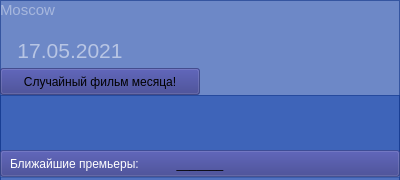
<?xml version="1.0" encoding="UTF-8"?>
<ui version="4.0">
 <class>Form</class>
 <widget class="QWidget" name="Form">
  <property name="geometry">
   <rect>
    <x>0</x>
    <y>0</y>
    <width>400</width>
    <height>180</height>
   </rect>
  </property>
  <property name="minimumSize">
   <size>
    <width>400</width>
    <height>180</height>
   </size>
  </property>
  <property name="maximumSize">
   <size>
    <width>400</width>
    <height>508</height>
   </size>
  </property>
  <property name="windowTitle">
   <string>Form</string>
  </property>
  <property name="styleSheet">
   <string notr="true"/>
  </property>
  <widget class="QLabel" name="l_city">
   <property name="geometry">
    <rect>
     <x>0</x>
     <y>0</y>
     <width>300</width>
     <height>20</height>
    </rect>
   </property>
   <property name="minimumSize">
    <size>
     <width>300</width>
     <height>20</height>
    </size>
   </property>
   <property name="maximumSize">
    <size>
     <width>300</width>
     <height>20</height>
    </size>
   </property>
   <property name="font">
    <font>
     <family>Arial</family>
     <pointsize>11</pointsize>
     <weight>50</weight>
     <italic>false</italic>
     <bold>false</bold>
     <underline>false</underline>
     <strikeout>false</strikeout>
    </font>
   </property>
   <property name="styleSheet">
    <string notr="true">color: rgba(255, 255, 255, 100);</string>
   </property>
   <property name="text">
    <string>Moscow</string>
   </property>
   <property name="alignment">
    <set>Qt::AlignLeading|Qt::AlignLeft|Qt::AlignVCenter</set>
   </property>
   <property name="margin">
    <number>1</number>
   </property>
   <property name="indent">
    <number>0</number>
   </property>
  </widget>
  <widget class="QPushButton" name="btn_main">
   <property name="geometry">
    <rect>
     <x>0</x>
     <y>150</y>
     <width>400</width>
     <height>27</height>
    </rect>
   </property>
   <property name="minimumSize">
    <size>
     <width>400</width>
     <height>27</height>
    </size>
   </property>
   <property name="maximumSize">
    <size>
     <width>400</width>
     <height>27</height>
    </size>
   </property>
   <property name="cursor">
    <cursorShape>SizeVerCursor</cursorShape>
   </property>
   <property name="styleSheet">
    <string notr="true">background-color: rgb(47, 52, 133,100);</string>
   </property>
   <property name="text">
    <string>_______</string>
   </property>
  </widget>
  <widget class="QLabel" name="l_data">
   <property name="geometry">
    <rect>
     <x>0</x>
     <y>20</y>
     <width>140</width>
     <height>60</height>
    </rect>
   </property>
   <property name="minimumSize">
    <size>
     <width>140</width>
     <height>60</height>
    </size>
   </property>
   <property name="maximumSize">
    <size>
     <width>140</width>
     <height>60</height>
    </size>
   </property>
   <property name="font">
    <font>
     <family>Arial</family>
     <pointsize>16</pointsize>
     <weight>50</weight>
     <italic>false</italic>
     <bold>false</bold>
     <underline>false</underline>
     <strikeout>false</strikeout>
    </font>
   </property>
   <property name="styleSheet">
    <string notr="true">color: rgba(255, 255, 255, 130);
background-color: rgba(255, 255, 255, 0);</string>
   </property>
   <property name="text">
    <string>17.05.2021</string>
   </property>
   <property name="alignment">
    <set>Qt::AlignCenter</set>
   </property>
  </widget>
  <widget class="QFrame" name="f_fon">
   <property name="geometry">
    <rect>
     <x>0</x>
     <y>0</y>
     <width>400</width>
     <height>508</height>
    </rect>
   </property>
   <property name="minimumSize">
    <size>
     <width>400</width>
     <height>508</height>
    </size>
   </property>
   <property name="maximumSize">
    <size>
     <width>400</width>
     <height>508</height>
    </size>
   </property>
   <property name="styleSheet">
    <string notr="true">background-color: rgba(18, 64, 171, 150);</string>
   </property>
   <property name="frameShape">
    <enum>QFrame::StyledPanel</enum>
   </property>
   <property name="frameShadow">
    <enum>QFrame::Raised</enum>
   </property>
   <widget class="QFrame" name="f_for_mov">
    <property name="geometry">
     <rect>
      <x>0</x>
      <y>177</y>
      <width>400</width>
      <height>304</height>
     </rect>
    </property>
    <property name="minimumSize">
     <size>
      <width>400</width>
      <height>304</height>
     </size>
    </property>
    <property name="maximumSize">
     <size>
      <width>400</width>
      <height>304</height>
     </size>
    </property>
    <property name="styleSheet">
     <string notr="true">background-color: rgba(18, 64, 171, 80);</string>
    </property>
    <property name="frameShape">
     <enum>QFrame::StyledPanel</enum>
    </property>
    <property name="frameShadow">
     <enum>QFrame::Raised</enum>
    </property>
    <layout class="QVBoxLayout" name="box">
     <property name="spacing">
      <number>2</number>
     </property>
     <property name="leftMargin">
      <number>2</number>
     </property>
     <property name="topMargin">
      <number>2</number>
     </property>
     <property name="rightMargin">
      <number>2</number>
     </property>
     <property name="bottomMargin">
      <number>2</number>
     </property>
    </layout>
   </widget>
   <widget class="QLabel" name="logo">
    <property name="geometry">
     <rect>
      <x>170</x>
      <y>-30</y>
      <width>250</width>
      <height>148</height>
     </rect>
    </property>
    <property name="minimumSize">
     <size>
      <width>250</width>
      <height>148</height>
     </size>
    </property>
    <property name="maximumSize">
     <size>
      <width>250</width>
      <height>148</height>
     </size>
    </property>
    <property name="styleSheet">
     <string notr="true">background-color: rgba(255, 255, 255, 0);</string>
    </property>
    <property name="text">
     <string/>
    </property>
   </widget>
   <widget class="QFrame" name="f_for_random">
    <property name="geometry">
     <rect>
      <x>0</x>
      <y>95</y>
      <width>400</width>
      <height>57</height>
     </rect>
    </property>
    <property name="minimumSize">
     <size>
      <width>400</width>
      <height>57</height>
     </size>
    </property>
    <property name="maximumSize">
     <size>
      <width>400</width>
      <height>57</height>
     </size>
    </property>
    <property name="styleSheet">
     <string notr="true">background-color: rgba(18, 64, 171, 130);</string>
    </property>
    <property name="frameShape">
     <enum>QFrame::StyledPanel</enum>
    </property>
    <property name="frameShadow">
     <enum>QFrame::Raised</enum>
    </property>
   </widget>
   <zorder>f_for_random</zorder>
   <zorder>f_for_mov</zorder>
   <zorder>logo</zorder>
  </widget>
  <widget class="QLabel" name="l_dayofweek">
   <property name="geometry">
    <rect>
     <x>10</x>
     <y>144</y>
     <width>135</width>
     <height>40</height>
    </rect>
   </property>
   <property name="minimumSize">
    <size>
     <width>135</width>
     <height>40</height>
    </size>
   </property>
   <property name="maximumSize">
    <size>
     <width>135</width>
     <height>40</height>
    </size>
   </property>
   <property name="styleSheet">
    <string notr="true">color: rgba(255, 255, 255, 255);</string>
   </property>
   <property name="text">
    <string>Ближайшие премьеры:</string>
   </property>
  </widget>
  <widget class="QLabel" name="l_time">
   <property name="geometry">
    <rect>
     <x>310</x>
     <y>140</y>
     <width>100</width>
     <height>40</height>
    </rect>
   </property>
   <property name="minimumSize">
    <size>
     <width>100</width>
     <height>40</height>
    </size>
   </property>
   <property name="maximumSize">
    <size>
     <width>100</width>
     <height>40</height>
    </size>
   </property>
   <property name="styleSheet">
    <string notr="true">color: rgba(255, 255, 255, 255);</string>
   </property>
   <property name="text">
    <string/>
   </property>
  </widget>
  <widget class="QLabel" name="label_3">
   <property name="geometry">
    <rect>
     <x>0</x>
     <y>118</y>
     <width>378</width>
     <height>16</height>
    </rect>
   </property>
   <property name="minimumSize">
    <size>
     <width>378</width>
     <height>16</height>
    </size>
   </property>
   <property name="maximumSize">
    <size>
     <width>378</width>
     <height>16</height>
    </size>
   </property>
   <property name="font">
    <font>
     <family>Arial</family>
     <pointsize>9</pointsize>
    </font>
   </property>
   <property name="styleSheet">
    <string notr="true">color: rgb(255, 255, 255);
background-color: rgba(255, 255, 255, 0);</string>
   </property>
   <property name="text">
    <string/>
   </property>
   <property name="alignment">
    <set>Qt::AlignRight|Qt::AlignTrailing|Qt::AlignVCenter</set>
   </property>
   <property name="indent">
    <number>5</number>
   </property>
  </widget>
  <widget class="QLabel" name="label_2">
   <property name="geometry">
    <rect>
     <x>-40</x>
     <y>133</y>
     <width>378</width>
     <height>14</height>
    </rect>
   </property>
   <property name="minimumSize">
    <size>
     <width>378</width>
     <height>14</height>
    </size>
   </property>
   <property name="maximumSize">
    <size>
     <width>378</width>
     <height>14</height>
    </size>
   </property>
   <property name="font">
    <font>
     <family>Arial</family>
     <pointsize>8</pointsize>
    </font>
   </property>
   <property name="styleSheet">
    <string notr="true">color: rgb(255, 255, 255);</string>
   </property>
   <property name="text">
    <string/>
   </property>
   <property name="alignment">
    <set>Qt::AlignRight|Qt::AlignTrailing|Qt::AlignVCenter</set>
   </property>
   <property name="indent">
    <number>0</number>
   </property>
  </widget>
  <widget class="QPushButton" name="btn_random">
   <property name="geometry">
    <rect>
     <x>0</x>
     <y>68</y>
     <width>200</width>
     <height>27</height>
    </rect>
   </property>
   <property name="minimumSize">
    <size>
     <width>200</width>
     <height>27</height>
    </size>
   </property>
   <property name="maximumSize">
    <size>
     <width>200</width>
     <height>27</height>
    </size>
   </property>
   <property name="styleSheet">
    <string notr="true">background-color: rgb(47, 52, 133,130);</string>
   </property>
   <property name="text">
    <string>Случайный фильм месяца!</string>
   </property>
  </widget>
  <widget class="QLabel" name="label_name">
   <property name="geometry">
    <rect>
     <x>0</x>
     <y>101</y>
     <width>378</width>
     <height>21</height>
    </rect>
   </property>
   <property name="minimumSize">
    <size>
     <width>378</width>
     <height>21</height>
    </size>
   </property>
   <property name="maximumSize">
    <size>
     <width>378</width>
     <height>21</height>
    </size>
   </property>
   <property name="font">
    <font>
     <family>Arial</family>
     <pointsize>11</pointsize>
    </font>
   </property>
   <property name="styleSheet">
    <string notr="true">color: rgb(255, 255, 255);
background-color: rgba(255, 255, 255, 0);</string>
   </property>
   <property name="text">
    <string/>
   </property>
   <property name="alignment">
    <set>Qt::AlignLeading|Qt::AlignLeft|Qt::AlignVCenter</set>
   </property>
   <property name="margin">
    <number>0</number>
   </property>
   <property name="indent">
    <number>5</number>
   </property>
  </widget>
  <widget class="QLabel" name="label_4">
   <property name="geometry">
    <rect>
     <x>0</x>
     <y>118</y>
     <width>100</width>
     <height>21</height>
    </rect>
   </property>
   <property name="minimumSize">
    <size>
     <width>100</width>
     <height>21</height>
    </size>
   </property>
   <property name="maximumSize">
    <size>
     <width>100</width>
     <height>21</height>
    </size>
   </property>
   <property name="font">
    <font>
     <family>Arial</family>
     <pointsize>9</pointsize>
    </font>
   </property>
   <property name="styleSheet">
    <string notr="true">color: rgb(255, 255, 255);
background-color: rgba(255, 255, 255, 0);</string>
   </property>
   <property name="text">
    <string/>
   </property>
   <property name="alignment">
    <set>Qt::AlignLeading|Qt::AlignLeft|Qt::AlignVCenter</set>
   </property>
   <property name="margin">
    <number>0</number>
   </property>
   <property name="indent">
    <number>5</number>
   </property>
  </widget>
  <zorder>f_fon</zorder>
  <zorder>btn_main</zorder>
  <zorder>l_dayofweek</zorder>
  <zorder>l_time</zorder>
  <zorder>l_data</zorder>
  <zorder>l_city</zorder>
  <zorder>label_3</zorder>
  <zorder>label_2</zorder>
  <zorder>btn_random</zorder>
  <zorder>label_name</zorder>
  <zorder>label_4</zorder>
 </widget>
 <resources/>
 <connections/>
</ui>
